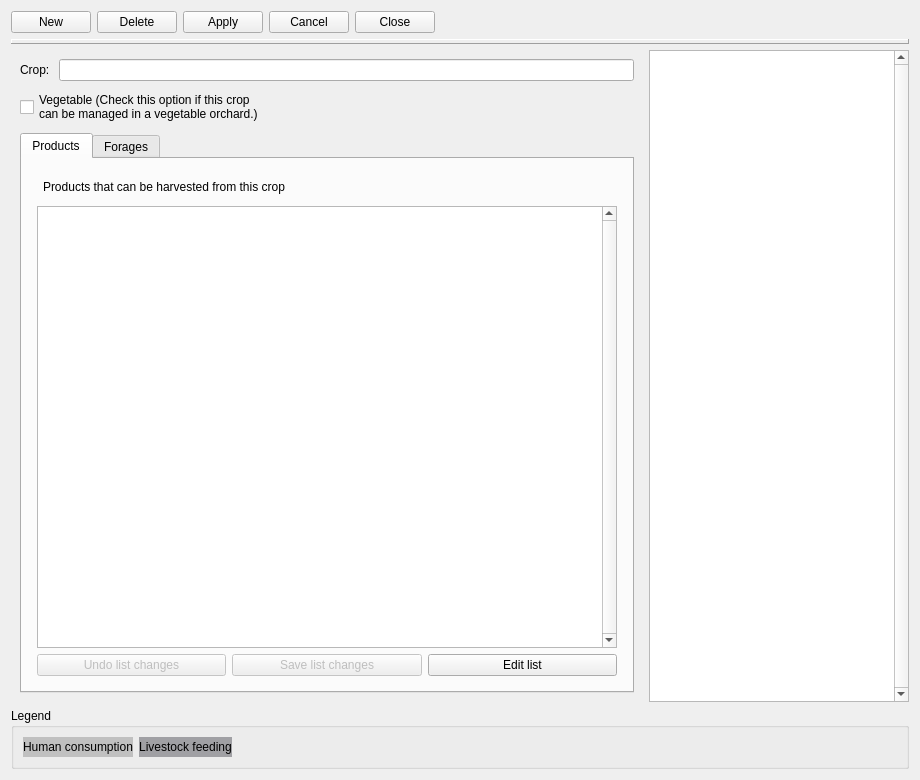
<?xml version="1.0" encoding="UTF-8"?>
<ui version="4.0">
 <class>crops</class>
 <widget class="impgenmaint" name="crops">
  <property name="geometry">
   <rect>
    <x>0</x>
    <y>0</y>
    <width>920</width>
    <height>780</height>
   </rect>
  </property>
  <property name="toolTip">
   <string/>
  </property>
  <property name="TableName">
   <string>crop</string>
  </property>
  <property name="KeyField">
   <string>CROP_COD</string>
  </property>
  <property name="DisplayColumn">
   <string>CROP_DES</string>
  </property>
  <property name="DisplayColumnDescription">
   <string>Crop</string>
  </property>
  <layout class="QVBoxLayout" name="verticalLayout_4">
   <item>
    <layout class="QHBoxLayout" name="horizontalLayout">
     <item>
      <widget class="QPushButton" name="BitBtn3">
       <property name="enabled">
        <bool>true</bool>
       </property>
       <property name="toolTip">
        <string/>
       </property>
       <property name="text">
        <string>New</string>
       </property>
       <property name="icon">
        <iconset resource="../images/images.qrc">
         <normaloff>:/images/new3.png</normaloff>:/images/new3.png</iconset>
       </property>
       <property name="flat">
        <bool>false</bool>
       </property>
      </widget>
     </item>
     <item>
      <widget class="QPushButton" name="BitBtn4">
       <property name="enabled">
        <bool>true</bool>
       </property>
       <property name="toolTip">
        <string/>
       </property>
       <property name="text">
        <string>Delete</string>
       </property>
       <property name="icon">
        <iconset resource="../images/images.qrc">
         <normaloff>:/images/delete3.png</normaloff>:/images/delete3.png</iconset>
       </property>
       <property name="flat">
        <bool>false</bool>
       </property>
      </widget>
     </item>
     <item>
      <widget class="QPushButton" name="BitBtn1">
       <property name="enabled">
        <bool>true</bool>
       </property>
       <property name="toolTip">
        <string/>
       </property>
       <property name="text">
        <string>Apply</string>
       </property>
       <property name="icon">
        <iconset resource="../images/images.qrc">
         <normaloff>:/images2/new/apply.png</normaloff>:/images2/new/apply.png</iconset>
       </property>
       <property name="flat">
        <bool>false</bool>
       </property>
      </widget>
     </item>
     <item>
      <widget class="QPushButton" name="BitBtn2">
       <property name="enabled">
        <bool>true</bool>
       </property>
       <property name="toolTip">
        <string/>
       </property>
       <property name="text">
        <string>Cancel</string>
       </property>
       <property name="icon">
        <iconset resource="../images/images.qrc">
         <normaloff>:/images2/new/cancel.png</normaloff>:/images2/new/cancel.png</iconset>
       </property>
       <property name="flat">
        <bool>false</bool>
       </property>
      </widget>
     </item>
     <item>
      <widget class="QPushButton" name="BitBtn11">
       <property name="enabled">
        <bool>true</bool>
       </property>
       <property name="toolTip">
        <string/>
       </property>
       <property name="text">
        <string>Close</string>
       </property>
       <property name="icon">
        <iconset resource="../images/images.qrc">
         <normaloff>:/images2/new/closeform.png</normaloff>:/images2/new/closeform.png</iconset>
       </property>
       <property name="flat">
        <bool>false</bool>
       </property>
      </widget>
     </item>
     <item>
      <spacer name="horizontalSpacer">
       <property name="orientation">
        <enum>Qt::Horizontal</enum>
       </property>
       <property name="sizeHint" stdset="0">
        <size>
         <width>40</width>
         <height>20</height>
        </size>
       </property>
      </spacer>
     </item>
    </layout>
   </item>
   <item>
    <widget class="QLabel" name="Panel2">
     <property name="enabled">
      <bool>true</bool>
     </property>
     <property name="minimumSize">
      <size>
       <width>0</width>
       <height>5</height>
      </size>
     </property>
     <property name="maximumSize">
      <size>
       <width>16777215</width>
       <height>5</height>
      </size>
     </property>
     <property name="toolTip">
      <string/>
     </property>
     <property name="layoutDirection">
      <enum>Qt::LeftToRight</enum>
     </property>
     <property name="frameShape">
      <enum>QFrame::Panel</enum>
     </property>
     <property name="frameShadow">
      <enum>QFrame::Raised</enum>
     </property>
     <property name="text">
      <string/>
     </property>
     <property name="alignment">
      <set>Qt::AlignCenter</set>
     </property>
    </widget>
   </item>
   <item>
    <layout class="QHBoxLayout" name="horizontalLayout_8">
     <item>
      <layout class="QVBoxLayout" name="verticalLayout_3">
       <property name="spacing">
        <number>9</number>
       </property>
       <property name="margin">
        <number>9</number>
       </property>
       <item>
        <layout class="QHBoxLayout" name="horizontalLayout_7">
         <item>
          <widget class="QLabel" name="Label2">
           <property name="enabled">
            <bool>true</bool>
           </property>
           <property name="toolTip">
            <string/>
           </property>
           <property name="text">
            <string>Crop:</string>
           </property>
          </widget>
         </item>
         <item>
          <widget class="IMPEdit" name="Edit1">
           <property name="enabled">
            <bool>true</bool>
           </property>
           <property name="toolTip">
            <string/>
           </property>
           <property name="text">
            <string/>
           </property>
           <property name="TableName">
            <string>crop</string>
           </property>
           <property name="FieldName">
            <string>CROP_DES</string>
           </property>
          </widget>
         </item>
        </layout>
       </item>
       <item>
        <widget class="IMPCheckBox" name="CheckBox1">
         <property name="toolTip">
          <string/>
         </property>
         <property name="text">
          <string>Vegetable (Check this option if this crop 
can be managed in a vegetable orchard.)</string>
         </property>
         <property name="checked">
          <bool>false</bool>
         </property>
         <property name="TableName">
          <string>crop</string>
         </property>
         <property name="FieldName">
          <string>VEGETABLE</string>
         </property>
        </widget>
       </item>
       <item>
        <widget class="QTabWidget" name="tabWidget">
         <property name="currentIndex">
          <number>0</number>
         </property>
         <widget class="QWidget" name="tab">
          <attribute name="title">
           <string>Products</string>
          </attribute>
          <layout class="QVBoxLayout" name="verticalLayout_5">
           <item>
            <layout class="QVBoxLayout" name="verticalLayout">
             <property name="margin">
              <number>6</number>
             </property>
             <item>
              <layout class="QHBoxLayout" name="horizontalLayout_2">
               <property name="margin">
                <number>6</number>
               </property>
               <item>
                <widget class="QLabel" name="Label4">
                 <property name="enabled">
                  <bool>true</bool>
                 </property>
                 <property name="toolTip">
                  <string/>
                 </property>
                 <property name="text">
                  <string>Products that can be harvested from this crop</string>
                 </property>
                </widget>
               </item>
              </layout>
             </item>
             <item>
              <widget class="QTableView" name="ListView3">
               <property name="enabled">
                <bool>true</bool>
               </property>
               <property name="toolTip">
                <string/>
               </property>
               <property name="verticalScrollBarPolicy">
                <enum>Qt::ScrollBarAlwaysOn</enum>
               </property>
              </widget>
             </item>
             <item>
              <layout class="QHBoxLayout" name="horizontalLayout_4">
               <item>
                <widget class="QPushButton" name="BitBtn9">
                 <property name="enabled">
                  <bool>false</bool>
                 </property>
                 <property name="toolTip">
                  <string/>
                 </property>
                 <property name="text">
                  <string>Undo list changes</string>
                 </property>
                 <property name="icon">
                  <iconset resource="../images/images.qrc">
                   <normaloff>:/images/restore4.png</normaloff>:/images/restore4.png</iconset>
                 </property>
                 <property name="flat">
                  <bool>false</bool>
                 </property>
                </widget>
               </item>
               <item>
                <widget class="QPushButton" name="BitBtn7">
                 <property name="enabled">
                  <bool>false</bool>
                 </property>
                 <property name="toolTip">
                  <string/>
                 </property>
                 <property name="text">
                  <string>Save list changes</string>
                 </property>
                 <property name="icon">
                  <iconset resource="../images/images.qrc">
                   <normaloff>:/images/save3.png</normaloff>:/images/save3.png</iconset>
                 </property>
                 <property name="flat">
                  <bool>false</bool>
                 </property>
                </widget>
               </item>
               <item>
                <widget class="QPushButton" name="BitBtn6">
                 <property name="enabled">
                  <bool>true</bool>
                 </property>
                 <property name="toolTip">
                  <string/>
                 </property>
                 <property name="text">
                  <string>Edit list</string>
                 </property>
                 <property name="icon">
                  <iconset resource="../images/images.qrc">
                   <normaloff>:/images/modify2.png</normaloff>:/images/modify2.png</iconset>
                 </property>
                 <property name="flat">
                  <bool>false</bool>
                 </property>
                </widget>
               </item>
              </layout>
             </item>
            </layout>
           </item>
          </layout>
         </widget>
         <widget class="QWidget" name="tab_2">
          <attribute name="title">
           <string>Forages</string>
          </attribute>
          <layout class="QVBoxLayout" name="verticalLayout_6">
           <item>
            <layout class="QVBoxLayout" name="verticalLayout_2">
             <property name="margin">
              <number>6</number>
             </property>
             <item>
              <layout class="QHBoxLayout" name="horizontalLayout_5">
               <property name="margin">
                <number>6</number>
               </property>
               <item>
                <widget class="QLabel" name="Label3">
                 <property name="enabled">
                  <bool>true</bool>
                 </property>
                 <property name="toolTip">
                  <string/>
                 </property>
                 <property name="text">
                  <string>Forages that can be harvested from this crop</string>
                 </property>
                </widget>
               </item>
              </layout>
             </item>
             <item>
              <widget class="QTableView" name="ListView2">
               <property name="enabled">
                <bool>true</bool>
               </property>
               <property name="toolTip">
                <string/>
               </property>
               <property name="verticalScrollBarPolicy">
                <enum>Qt::ScrollBarAlwaysOn</enum>
               </property>
              </widget>
             </item>
             <item>
              <layout class="QHBoxLayout" name="horizontalLayout_6">
               <item>
                <widget class="QPushButton" name="BitBtn10">
                 <property name="enabled">
                  <bool>false</bool>
                 </property>
                 <property name="toolTip">
                  <string/>
                 </property>
                 <property name="text">
                  <string>Undo list changes</string>
                 </property>
                 <property name="icon">
                  <iconset resource="../images/images.qrc">
                   <normaloff>:/images/restore4.png</normaloff>:/images/restore4.png</iconset>
                 </property>
                 <property name="flat">
                  <bool>false</bool>
                 </property>
                </widget>
               </item>
               <item>
                <widget class="QPushButton" name="BitBtn8">
                 <property name="enabled">
                  <bool>false</bool>
                 </property>
                 <property name="toolTip">
                  <string/>
                 </property>
                 <property name="text">
                  <string>Save list changes</string>
                 </property>
                 <property name="icon">
                  <iconset resource="../images/images.qrc">
                   <normaloff>:/images/save3.png</normaloff>:/images/save3.png</iconset>
                 </property>
                 <property name="flat">
                  <bool>false</bool>
                 </property>
                </widget>
               </item>
               <item>
                <widget class="QPushButton" name="BitBtn5">
                 <property name="enabled">
                  <bool>true</bool>
                 </property>
                 <property name="toolTip">
                  <string/>
                 </property>
                 <property name="text">
                  <string>Edit list</string>
                 </property>
                 <property name="icon">
                  <iconset resource="../images/images.qrc">
                   <normaloff>:/images/modify2.png</normaloff>:/images/modify2.png</iconset>
                 </property>
                 <property name="flat">
                  <bool>false</bool>
                 </property>
                </widget>
               </item>
              </layout>
             </item>
            </layout>
           </item>
          </layout>
         </widget>
        </widget>
       </item>
      </layout>
     </item>
     <item>
      <widget class="QTableView" name="ListView1">
       <property name="enabled">
        <bool>true</bool>
       </property>
       <property name="minimumSize">
        <size>
         <width>260</width>
         <height>0</height>
        </size>
       </property>
       <property name="maximumSize">
        <size>
         <width>260</width>
         <height>16777215</height>
        </size>
       </property>
       <property name="toolTip">
        <string/>
       </property>
       <property name="verticalScrollBarPolicy">
        <enum>Qt::ScrollBarAlwaysOn</enum>
       </property>
      </widget>
     </item>
    </layout>
   </item>
   <item>
    <widget class="QGroupBox" name="GroupBox1">
     <property name="toolTip">
      <string/>
     </property>
     <property name="title">
      <string>Legend</string>
     </property>
     <layout class="QHBoxLayout" name="horizontalLayout_9">
      <item>
       <widget class="QLabel" name="Panel5">
        <property name="enabled">
         <bool>true</bool>
        </property>
        <property name="palette">
         <palette>
          <active>
           <colorrole role="Base">
            <brush brushstyle="SolidPattern">
             <color alpha="255">
              <red>255</red>
              <green>255</green>
              <blue>255</blue>
             </color>
            </brush>
           </colorrole>
           <colorrole role="Window">
            <brush brushstyle="SolidPattern">
             <color alpha="255">
              <red>192</red>
              <green>192</green>
              <blue>192</blue>
             </color>
            </brush>
           </colorrole>
          </active>
          <inactive>
           <colorrole role="Base">
            <brush brushstyle="SolidPattern">
             <color alpha="255">
              <red>255</red>
              <green>255</green>
              <blue>255</blue>
             </color>
            </brush>
           </colorrole>
           <colorrole role="Window">
            <brush brushstyle="SolidPattern">
             <color alpha="255">
              <red>192</red>
              <green>192</green>
              <blue>192</blue>
             </color>
            </brush>
           </colorrole>
          </inactive>
          <disabled>
           <colorrole role="Base">
            <brush brushstyle="SolidPattern">
             <color alpha="255">
              <red>192</red>
              <green>192</green>
              <blue>192</blue>
             </color>
            </brush>
           </colorrole>
           <colorrole role="Window">
            <brush brushstyle="SolidPattern">
             <color alpha="255">
              <red>192</red>
              <green>192</green>
              <blue>192</blue>
             </color>
            </brush>
           </colorrole>
          </disabled>
         </palette>
        </property>
        <property name="toolTip">
         <string/>
        </property>
        <property name="layoutDirection">
         <enum>Qt::LeftToRight</enum>
        </property>
        <property name="autoFillBackground">
         <bool>true</bool>
        </property>
        <property name="frameShape">
         <enum>QFrame::NoFrame</enum>
        </property>
        <property name="text">
         <string>Human consumption</string>
        </property>
        <property name="alignment">
         <set>Qt::AlignCenter</set>
        </property>
       </widget>
      </item>
      <item>
       <widget class="QLabel" name="Panel6">
        <property name="enabled">
         <bool>true</bool>
        </property>
        <property name="palette">
         <palette>
          <active>
           <colorrole role="Base">
            <brush brushstyle="SolidPattern">
             <color alpha="255">
              <red>255</red>
              <green>255</green>
              <blue>255</blue>
             </color>
            </brush>
           </colorrole>
           <colorrole role="Window">
            <brush brushstyle="SolidPattern">
             <color alpha="255">
              <red>160</red>
              <green>160</green>
              <blue>164</blue>
             </color>
            </brush>
           </colorrole>
          </active>
          <inactive>
           <colorrole role="Base">
            <brush brushstyle="SolidPattern">
             <color alpha="255">
              <red>255</red>
              <green>255</green>
              <blue>255</blue>
             </color>
            </brush>
           </colorrole>
           <colorrole role="Window">
            <brush brushstyle="SolidPattern">
             <color alpha="255">
              <red>160</red>
              <green>160</green>
              <blue>164</blue>
             </color>
            </brush>
           </colorrole>
          </inactive>
          <disabled>
           <colorrole role="Base">
            <brush brushstyle="SolidPattern">
             <color alpha="255">
              <red>160</red>
              <green>160</green>
              <blue>164</blue>
             </color>
            </brush>
           </colorrole>
           <colorrole role="Window">
            <brush brushstyle="SolidPattern">
             <color alpha="255">
              <red>160</red>
              <green>160</green>
              <blue>164</blue>
             </color>
            </brush>
           </colorrole>
          </disabled>
         </palette>
        </property>
        <property name="toolTip">
         <string/>
        </property>
        <property name="layoutDirection">
         <enum>Qt::LeftToRight</enum>
        </property>
        <property name="autoFillBackground">
         <bool>true</bool>
        </property>
        <property name="frameShape">
         <enum>QFrame::NoFrame</enum>
        </property>
        <property name="text">
         <string>Livestock feeding</string>
        </property>
        <property name="alignment">
         <set>Qt::AlignCenter</set>
        </property>
       </widget>
      </item>
      <item>
       <spacer name="horizontalSpacer_4">
        <property name="orientation">
         <enum>Qt::Horizontal</enum>
        </property>
        <property name="sizeHint" stdset="0">
         <size>
          <width>40</width>
          <height>20</height>
         </size>
        </property>
       </spacer>
      </item>
     </layout>
    </widget>
   </item>
  </layout>
  <action name="Undochangesincurrentitem1">
   <property name="text">
    <string>Undo changes in current item</string>
   </property>
  </action>
  <addaction name="Undochangesincurrentitem1"/>
 </widget>
 <customwidgets>
  <customwidget>
   <class>IMPEdit</class>
   <extends>QLineEdit</extends>
   <header>impedit.h</header>
  </customwidget>
  <customwidget>
   <class>IMPCheckBox</class>
   <extends>QCheckBox</extends>
   <header>impcheckbox.h</header>
  </customwidget>
  <customwidget>
   <class>impgenmaint</class>
   <extends>QWidget</extends>
   <header>impgenmaint.h</header>
   <container>1</container>
  </customwidget>
 </customwidgets>
 <resources>
  <include location="../images/images.qrc"/>
 </resources>
 <connections/>
</ui>
